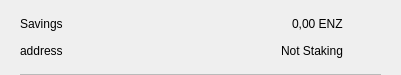
<?xml version="1.0" encoding="UTF-8"?>
<ui version="4.0">
 <class>CSRow</class>
 <widget class="QWidget" name="CSRow">
  <property name="geometry">
   <rect>
    <x>0</x>
    <y>0</y>
    <width>401</width>
    <height>75</height>
   </rect>
  </property>
  <property name="windowTitle">
   <string>Form</string>
  </property>
  <layout class="QVBoxLayout" name="verticalLayout">
   <property name="spacing">
    <number>0</number>
   </property>
   <property name="leftMargin">
    <number>20</number>
   </property>
   <property name="topMargin">
    <number>10</number>
   </property>
   <property name="rightMargin">
    <number>20</number>
   </property>
   <property name="bottomMargin">
    <number>0</number>
   </property>
   <item>
    <widget class="QWidget" name="info" native="true">
     <property name="minimumSize">
      <size>
       <width>0</width>
       <height>0</height>
      </size>
     </property>
     <layout class="QHBoxLayout" name="horizontalLayout_3">
      <property name="leftMargin">
       <number>0</number>
      </property>
      <property name="topMargin">
       <number>0</number>
      </property>
      <property name="rightMargin">
       <number>0</number>
      </property>
      <property name="bottomMargin">
       <number>10</number>
      </property>
      <item>
       <widget class="QWidget" name="container" native="true">
        <property name="minimumSize">
         <size>
          <width>0</width>
          <height>0</height>
         </size>
        </property>
        <layout class="QVBoxLayout" name="verticalLayout_2">
         <property name="spacing">
          <number>0</number>
         </property>
         <property name="leftMargin">
          <number>0</number>
         </property>
         <property name="topMargin">
          <number>0</number>
         </property>
         <property name="rightMargin">
          <number>0</number>
         </property>
         <property name="bottomMargin">
          <number>0</number>
         </property>
         <item>
          <layout class="QHBoxLayout" name="horizontalLayout">
           <item>
            <widget class="QLabel" name="labelName">
             <property name="toolTip">
              <string notr="true"/>
             </property>
             <property name="text">
              <string>Savings</string>
             </property>
            </widget>
           </item>
           <item>
            <spacer name="horizontalSpacer">
             <property name="orientation">
              <enum>Qt::Horizontal</enum>
             </property>
             <property name="sizeHint" stdset="0">
              <size>
               <width>40</width>
               <height>20</height>
              </size>
             </property>
            </spacer>
           </item>
           <item>
            <widget class="QLabel" name="labelAmount">
             <property name="text">
              <string>0,00 ENZ</string>
             </property>
            </widget>
           </item>
          </layout>
         </item>
         <item>
          <layout class="QHBoxLayout" name="horizontalLayout_2">
           <item>
            <widget class="QLabel" name="labelAddress">
             <property name="toolTip">
              <string notr="true"/>
             </property>
             <property name="text">
              <string>address</string>
             </property>
            </widget>
           </item>
           <item>
            <spacer name="horizontalSpacer_2">
             <property name="orientation">
              <enum>Qt::Horizontal</enum>
             </property>
             <property name="sizeHint" stdset="0">
              <size>
               <width>40</width>
               <height>20</height>
              </size>
             </property>
            </spacer>
           </item>
           <item>
            <widget class="QLabel" name="labelStaking">
             <property name="text">
              <string>Not Staking</string>
             </property>
            </widget>
           </item>
          </layout>
         </item>
        </layout>
       </widget>
      </item>
      <item alignment="Qt::AlignHCenter|Qt::AlignVCenter">
       <widget class="QPushButton" name="pushButtonMenu">
        <property name="minimumSize">
         <size>
          <width>24</width>
          <height>24</height>
         </size>
        </property>
        <property name="maximumSize">
         <size>
          <width>32</width>
          <height>32</height>
         </size>
        </property>
        <property name="focusPolicy">
         <enum>Qt::NoFocus</enum>
        </property>
        <property name="styleSheet">
         <string notr="true">border:none; background-color:transparent;</string>
        </property>
        <property name="text">
         <string/>
        </property>
        <property name="icon">
         <iconset>
          <normaloff>://ic-menu-hover</normaloff>://ic-menu-hover</iconset>
        </property>
        <property name="iconSize">
         <size>
          <width>24</width>
          <height>24</height>
         </size>
        </property>
       </widget>
      </item>
     </layout>
    </widget>
   </item>
   <item>
    <widget class="QLabel" name="lblDivisory">
     <property name="minimumSize">
      <size>
       <width>0</width>
       <height>1</height>
      </size>
     </property>
     <property name="maximumSize">
      <size>
       <width>16777215</width>
       <height>1</height>
      </size>
     </property>
     <property name="styleSheet">
      <string notr="true">background-color:#bababa;</string>
     </property>
     <property name="text">
      <string/>
     </property>
     <property name="alignment">
      <set>Qt::AlignBottom|Qt::AlignLeading|Qt::AlignLeft</set>
     </property>
    </widget>
   </item>
  </layout>
 </widget>
 <resources/>
 <connections/>
</ui>
